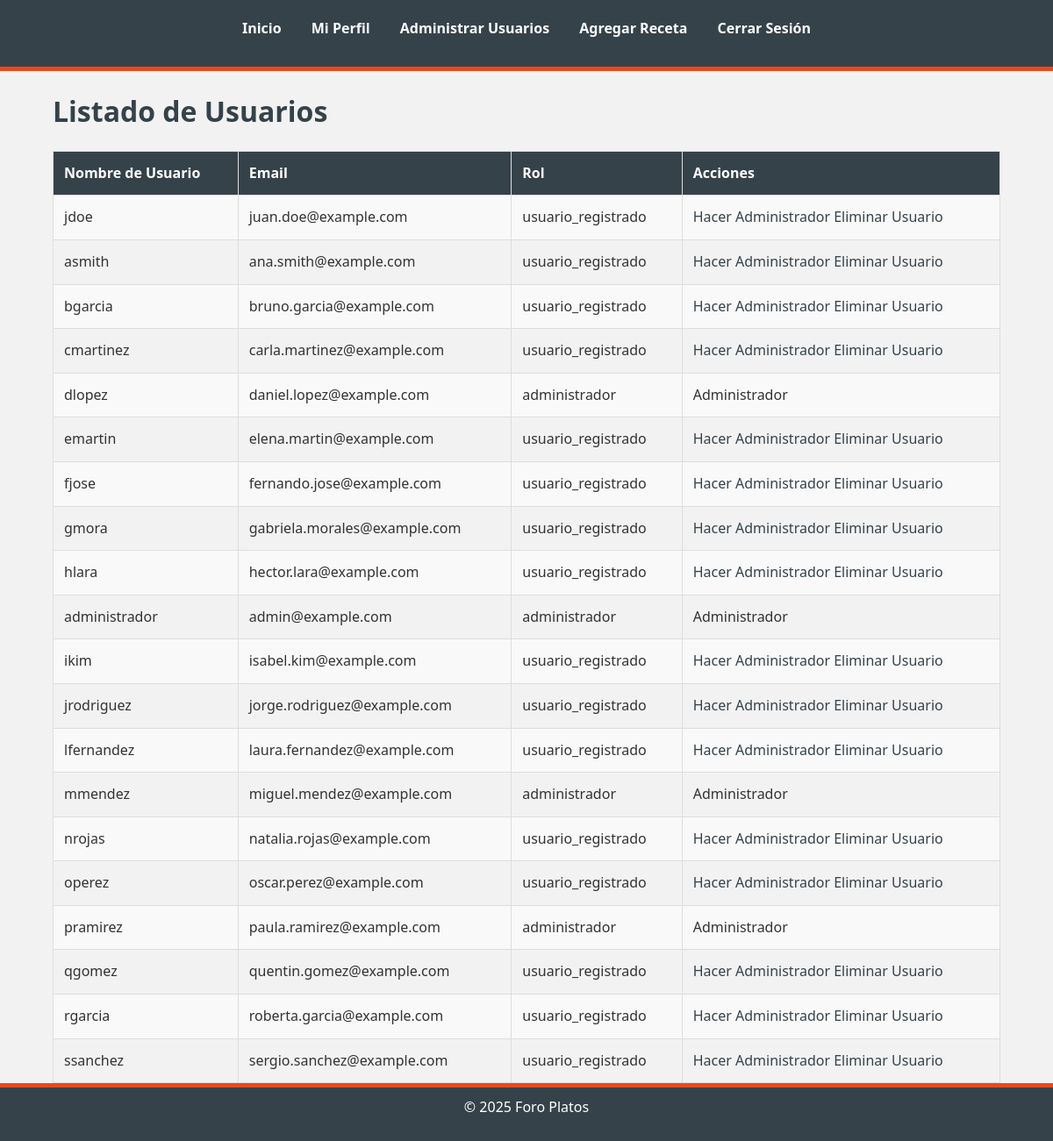
Page /index.php?controller=Administrador&action=listarUsuarios (signed in) on the committed database.
### tables this page shows
CREATE TABLE `usuarios` (
  `id_usuario` int NOT NULL,
  `nombre_usuario` varchar(50) NOT NULL,
  `contrasena` varchar(255) NOT NULL,
  `nombre` varchar(50) DEFAULT NULL,
  `apellidos` varchar(50) DEFAULT NULL,
  `email` varchar(100) NOT NULL,
  `experiencia` varchar(200) DEFAULT NULL,
  `rol` enum('usuario','usuario_registrado','administrador') DEFAULT 'usuario'
);

### controllers/AdministradorController.php (called while the page is built, shortened)
<?php
require_once 'dao/UsuarioDAO.php';
require_once 'models/Usuario.php';
class AdministradorController {
    private $usuarioDAO;
    public function __construct() {
        $this->usuarioDAO = new UsuarioDAO();
    }
    public function listarUsuarios() {
        $usuarios = $this->usuarioDAO->listarUsuarios();
        include 'views/administrador/listar_usuarios.php';
    }
}
?>

### config/database.php (called while the page is built)
<?php
class Database {
    public static function connect() {
        $host = 'mysql-db';
        $dbname = 'foroplatos';
        $username = 'admin';
        $password = 'admin';
        $connection = new PDO("mysql:host=$host;dbname=$dbname;charset=utf8", $username, $password);
        return $connection;
    }
}
?>

### dao/UsuarioDAO.php (called while the page is built, shortened)
<?php
require_once 'config/database.php';
require_once 'models/Usuario.php';
class UsuarioDAO {
    private $db;
    public function __construct() {
        $this->db = Database::connect();
    }
    public function listarUsuarios() {
        $sql = "SELECT * FROM usuarios";
        $stmt = $this->db->query($sql);
        $usuarios = [];
        while ($usuarioData = $stmt->fetch(PDO::FETCH_ASSOC)) {
            $usuarios[] = new Usuario(
                $usuarioData['id_usuario'],
                $usuarioData['nombre_usuario'],
                null,
                $usuarioData['nombre'],
                $usuarioData['apellidos'],
                $usuarioData['email'],
                $usuarioData['experiencia'],
                $usuarioData['rol']
            );
        }
        return $usuarios;
    }
}
?>

### models/Usuario.php (called while the page is built, shortened)
<?php
class Usuario {
    public function __construct($id_usuario = null, $nombre_usuario = null, $contrasena = null, $nombre = null, $apellidos = null, $email = null, $experiencia = null, $rol = null) {
        $this->id_usuario = $id_usuario;
        $this->nombre_usuario = $nombre_usuario;
        $this->email = $email;
        $this->rol = $rol;
    }
}
?>

### views/administrador/listar_usuarios.php (the view, shortened to what this page needs)
<?php
include 'views/header.php';
?>
<h1>Listado de Usuarios</h1>
<table border="1">
    <tr>
        <th>Nombre de Usuario</th>
        <th>Email</th>
        <th>Rol</th>
        <th>Acciones</th>
    </tr>
    <?php foreach ($usuarios as $usuario): ?>
        <tr>
            <td><?php echo $usuario->nombre_usuario; ?></td>
            <td><?php echo $usuario->email; ?></td>
            <td><?php echo $usuario->rol; ?></td>
            <td>
                <?php if ($usuario->rol != 'administrador'): ?>
                    <a href="index.php?controller=Administrador&action=hacerAdministrador&id=<?php echo $usuario->id_usuario; ?>">Hacer Administrador</a>
                    <a href="index.php?controller=Administrador&action=eliminarUsuario&id=<?php echo $usuario->id_usuario; ?>" onclick="return confirm('¿Estás seguro de que deseas eliminar a este usuario?');">Eliminar Usuario</a>
                <?php else: ?>
                    Administrador
                <?php endif; ?>
            </td>
        </tr>
    <?php endforeach; ?>
</table>
<a href="index.php">Volver al Inicio</a>
<?php include 'views/footer.php'; ?>

### css/estilos.css (style rules this page uses)
* { margin: 0; padding: 0; box-sizing: border-box; }
body { font-family: 'Segoe UI', Tahoma, Geneva, Verdana, sans-serif; background-color: #f2f2f2; color: #333; line-height: 1.6; }
h1, h2, h3 { margin-bottom: 20px; color: #35424a; }
a { color: #35424a; text-decoration: none; transition: color 0.3s; text-align: center; }
table { width: 100%; border-collapse: collapse; margin-bottom: 20px; }
table, th, td { border: 1px solid #dddddd; }
th, td { padding: 12px; text-align: left; }
th { background-color: #35424a; color: #ffffff; }
tr:nth-child(even) { background-color: #f9f9f9; }

### rows in the picture
usuarios: nombre_usuario "jdoe", email "juan.doe@example.com", rol "usuario_registrado"
usuarios: nombre_usuario "asmith", email "ana.smith@example.com", rol "usuario_registrado"
usuarios: nombre_usuario "bgarcia", email "bruno.garcia@example.com", rol "usuario_registrado"
usuarios: nombre_usuario "cmartinez", email "carla.martinez@example.com", rol "usuario_registrado"
usuarios: nombre_usuario "dlopez", email "daniel.lopez@example.com", rol "administrador", shows "Administrador"
usuarios: nombre_usuario "emartin", email "elena.martin@example.com", rol "usuario_registrado"
usuarios: nombre_usuario "fjose", email "fernando.jose@example.com", rol "usuario_registrado"
usuarios: nombre_usuario "gmora", email "gabriela.morales@example.com", rol "usuario_registrado"
usuarios: nombre_usuario "hlara", email "hector.lara@example.com", rol "usuario_registrado"
usuarios: nombre_usuario "administrador", email "admin@example.com", rol "administrador", shows "Administrador"
usuarios: nombre_usuario "ikim", email "isabel.kim@example.com", rol "usuario_registrado"
usuarios: nombre_usuario "jrodriguez", email "jorge.rodriguez@example.com", rol "usuario_registrado"
usuarios: nombre_usuario "lfernandez", email "laura.fernandez@example.com", rol "usuario_registrado"
usuarios: nombre_usuario "mmendez", email "miguel.mendez@example.com", rol "administrador", shows "Administrador"
usuarios: nombre_usuario "nrojas", email "natalia.rojas@example.com", rol "usuario_registrado"
usuarios: nombre_usuario "operez", email "oscar.perez@example.com", rol "usuario_registrado"
usuarios: nombre_usuario "pramirez", email "paula.ramirez@example.com", rol "administrador", shows "Administrador"
usuarios: nombre_usuario "qgomez", email "quentin.gomez@example.com", rol "usuario_registrado"
usuarios: nombre_usuario "rgarcia", email "roberta.garcia@example.com", rol "usuario_registrado"
usuarios: nombre_usuario "ssanchez", email "sergio.sanchez@example.com", rol "usuario_registrado"
